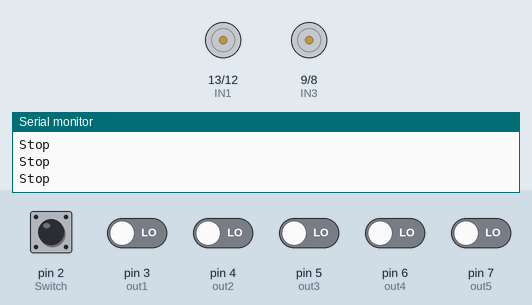
A sketch run on a simulated Arduino Uno, built with avr-gcc and run on an emulated ATmega328P. On the bench: motor-driver pin pairs drawn as motors (green arrow = first pin HIGH = forward, orange = second pin HIGH = backward, longer = more drive, scaled by the enable pin), the last lines printed to the serial monitor. The test bench sets the inputs (shaded band); at power-on: pin 2 (Switch), pin 3 (out1), pin 4 (out2), pin 5 (out3), pin 6 (out4), pin 7 (out5) LOW.

Above: at 1.3 s.
1.4 s: pin 3 (out1) driven HIGH
At 2.6 s:
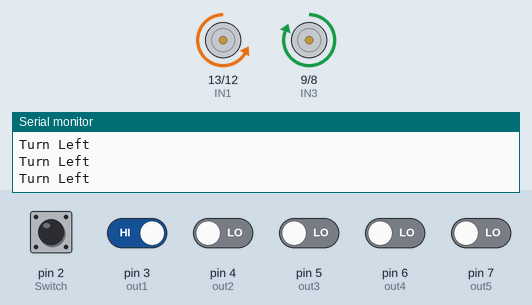
2.9 s: pin 3 (out1) driven LOW
At 3.7 s:
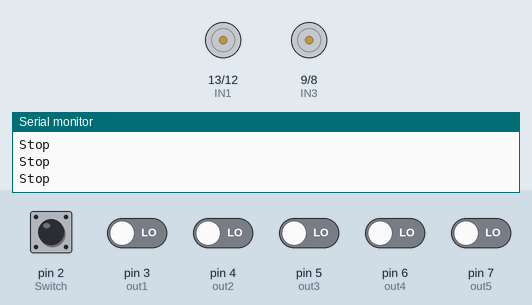
4.4 s: pin 7 (out5) driven HIGH
At 5.1 s:
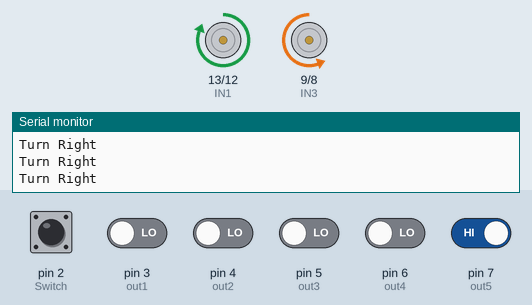
5.9 s: pin 6 (out4) driven HIGH
At 6.5 s:
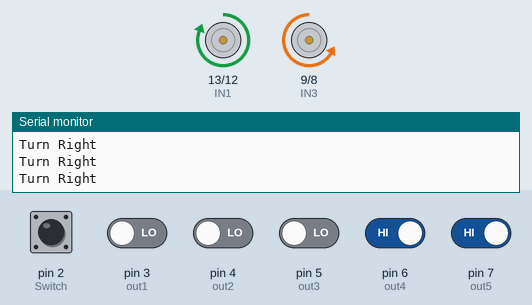
7.4 s: pin 6 (out4) driven LOW
At 8.7 s:
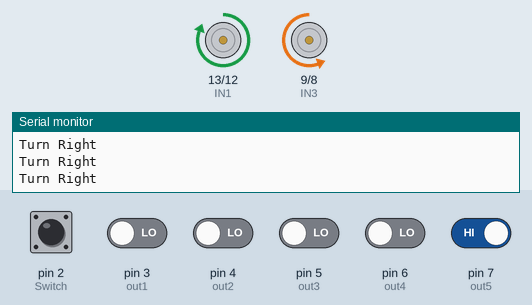
10.4 s: pin 7 (out5) driven LOW
At 10.8 s:
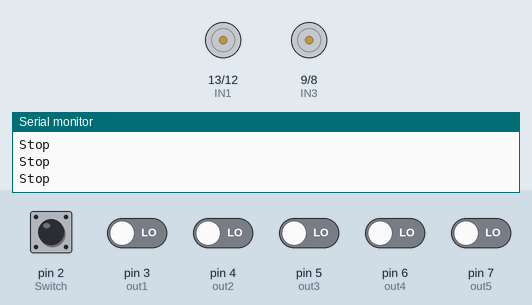
Timing chart, 0 to 12.9 s (numbered marks = the images above; inputs shaded):
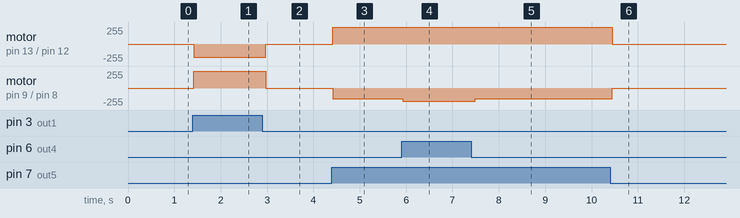

Measured:
- after the input at 1.4 s, motor on pin 13 (IN1) / pin 12 (IN2): stopped → backward 200/255 at once; motor on pin 9 (IN3) / pin 8 (IN4): stopped → forward 255/255 at once
- after the input at 2.9 s, motor on pin 13 (IN1) / pin 12 (IN2): backward 200/255 → stopped after 0.08 s; motor on pin 9 (IN3) / pin 8 (IN4): forward 255/255 → stopped after 0.08 s
- after the input at 4.4 s, motor on pin 13 (IN1) / pin 12 (IN2): stopped → forward 255/255 at once; motor on pin 9 (IN3) / pin 8 (IN4): stopped → backward 160/255 at once
- after the input at 5.9 s, motor on pin 9 (IN3) / pin 8 (IN4): backward 160/255 → backward 200/255 at once
- after the input at 7.4 s, motor on pin 9 (IN3) / pin 8 (IN4): backward 200/255 → backward 160/255 after 0.09 s
- after the input at 10.4 s, motor on pin 13 (IN1) / pin 12 (IN2): forward 255/255 → stopped after 0.05 s; motor on pin 9 (IN3) / pin 8 (IN4): backward 160/255 → stopped after 0.05 s

The sketch:

SWITCH.ino
```cpp
#define IN1 13
#define IN2 12
#define ENA 11
#define ENB 10
#define IN3 9
#define IN4 8
#define out5 7
#define out4 6
#define out3 5
#define out2 4
#define out1 3
#define Switch 2
#define SPEEDFW 255
#define SPEEDBW 255
int s = 1;
//#define SPEEDBW_2 0
//#define SPEEDBW_TURN 255

void setup()
{
  Serial.begin(9600);
  pinMode(Switch, INPUT);
  while(s == 1){
    s = digitalRead(Switch);
    Serial.println("Ready for start !");
    delay(100);
  }
  Serial.println("Start !");
  pinMode(IN1, OUTPUT);
  pinMode(IN2, OUTPUT);
  pinMode(ENA, OUTPUT);
  pinMode(ENB, OUTPUT);
  pinMode(IN3, OUTPUT);
  pinMode(IN4, OUTPUT);
  pinMode(out5, INPUT);
  pinMode(out4, INPUT);
  pinMode(out3, INPUT);
  pinMode(out2, INPUT);
  pinMode(out1, INPUT);


}
void loop() {
  int S1 = digitalRead(out1);
  int S2 = digitalRead(out2);
  int S3 = digitalRead(out3);
  int S4 = digitalRead(out4);
  int S5 = digitalRead(out5);

  if(S1==1 and S2==1 and S3==0 and S4==1 and S5==1)
  {
    Backward();
  }
  if(S1==1 and S2==1 and S3==1 and S4==1 and S5==1)
  {
    Forward();
  }
  else if(S1==1 and S2==1 and S3==1 and S4==0 and S5==1)
  {
    TurnLeft("IN");
  }
  else if(S1==1 and S2==1 and S3==1 and S4==0 and S5==0)
  {
    TurnLeft("IN");
  }
  else if(S1==1 and S2==1 and S3==1 and S4==1 and S5==0)
  {
    TurnLeft("OUT");
  }
  else if(S1==1 and S2==0 and S3==0 and S4==0 and S5==0)
  {
    TurnLeft("IN");
  }
  else if(S1==1 and S2==1 and S3==0 and S4==0 and S5==0)
  {
    TurnLeft("IN");
  }
  else if(S1==1 and S2==1 and S3==0 and S4==1 and S5==0)
  {
    TurnLeft("OUT");
  }
  else if(S1==1 and S2==0 and S3==1 and S4==1 and S5==1)
  {
    TurnRight("IN");
  }
  else if(S1==0 and S2==0 and S3==0 and S4==1 and S5==1)
  {
    TurnRight("IN");
  }
  else if(S1==0 and S2==0 and S3==1 and S4==1 and S5==1)
  {
    TurnRight("IN");
  }
  else if(S1==0 and S2==1 and S3==1 and S4==1 and S5==1)
  {
    TurnRight("OUT");
  }
  else if(S1==0 and S2==1 and S3==0 and S4==1 and S5==1)
  {
    TurnRight("IN");
  }
  else if(S1==0 and S2==0 and S3==0 and S4==0 and S5==1)
  {
    TurnRight("OUT");
  }
  else if(S1==0 and S2==0 and S3==0 and S4==0 and S5==0)
  {
    Stop();
  }

}
void TurnLeft(String sensor){
  if(sensor == "IN"){
    Serial.println("Turn Left");
    analogWrite(ENA, 200);
    digitalWrite(IN1, LOW);
    digitalWrite(IN2, HIGH);
    analogWrite(ENB, SPEEDFW);
    digitalWrite(IN3, HIGH);
    digitalWrite(IN4, LOW);
    delay(130);
  }
  if(sensor == "OUT"){
    Serial.println("Turn Left");
    analogWrite(ENA, 160);
//    analogWrite(ENA, 160);
    digitalWrite(IN1, LOW);
    digitalWrite(IN2, HIGH);
    analogWrite(ENB, SPEEDFW);
    digitalWrite(IN3, HIGH);
    digitalWrite(IN4, LOW);
    delay(50);
//    delay(80);
  }
}

void TurnRight(String sensor){
  if(sensor == "IN"){
    Serial.println("Turn Right");
    analogWrite(ENA, SPEEDFW);
    digitalWrite(IN1, HIGH);
    digitalWrite(IN2, LOW);
    analogWrite(ENB, 200);
    digitalWrite(IN3, LOW);
    digitalWrite(IN4, HIGH);
    delay(130);
  }
  if(sensor == "OUT"){
    Serial.println("Turn Right");
    analogWrite(ENA, SPEEDFW);
    digitalWrite(IN1, HIGH);
    digitalWrite(IN2, LOW);
    analogWrite(ENB, 160);
//    analogWrite(ENB, 160);
    digitalWrite(IN3, LOW);
    digitalWrite(IN4, HIGH);
    delay(50);
    //    delay(80);
  }
}

//void TurnLeft(){
//  Serial.println("Turn Left");
//  analogWrite(ENA, SPEEDBW_2);
//  digitalWrite(IN1, LOW);
//  digitalWrite(IN2, HIGH);
//  analogWrite(ENB, SPEEDFW);
//  digitalWrite(IN3, HIGH);
//  digitalWrite(IN4, LOW);
//}
//
//void TurnRight(){
//  Serial.println("Turn Right");
//  analogWrite(ENA, SPEEDFW);
//  digitalWrite(IN1, HIGH);
//  digitalWrite(IN2, LOW);
//  analogWrite(ENB, SPEEDBW_2);
//  digitalWrite(IN3, LOW);
//  digitalWrite(IN4, HIGH);
//}


void Stop(){
  Serial.println("Stop");
  analogWrite(ENA, SPEEDFW);
  digitalWrite(IN1, LOW);
  digitalWrite(IN2, LOW);
  analogWrite(ENB, SPEEDFW);
  digitalWrite(IN3, LOW);
  digitalWrite(IN4, LOW);
}


void Forward(){
  Serial.println("Forward");
  analogWrite(ENA, SPEEDFW);
  digitalWrite(IN1, HIGH);
  digitalWrite(IN2, LOW);
  analogWrite(ENB, SPEEDFW);
  digitalWrite(IN3, HIGH);
  digitalWrite(IN4, LOW);
}

void Backward(){
  Serial.println("Backward");
  analogWrite(ENA, SPEEDFW);
  digitalWrite(IN1, LOW);
  digitalWrite(IN2, HIGH);
  analogWrite(ENB, SPEEDFW);
  digitalWrite(IN3, LOW);
  digitalWrite(IN4, HIGH);
  delay(390);
}
```
